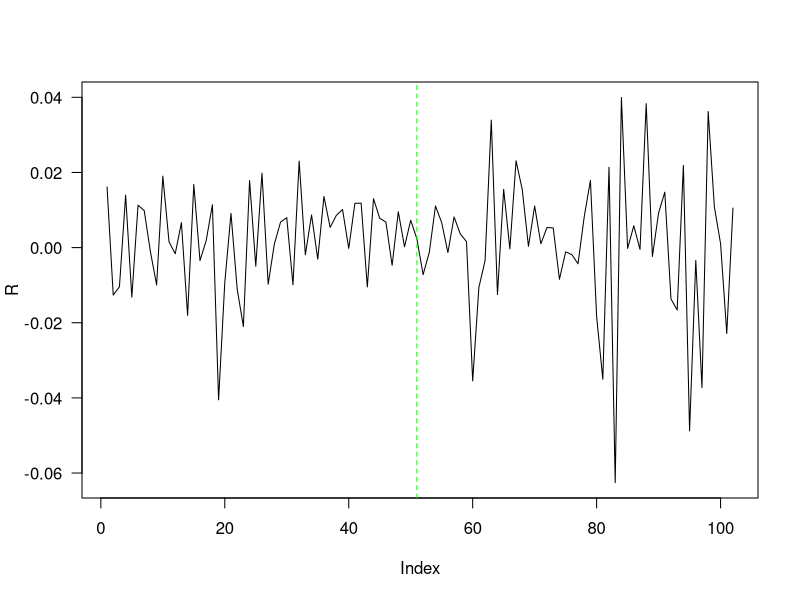
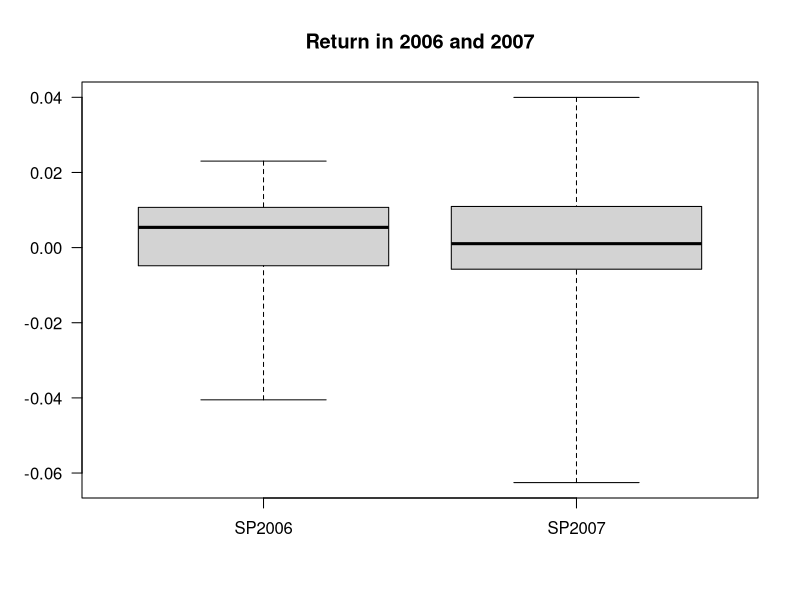
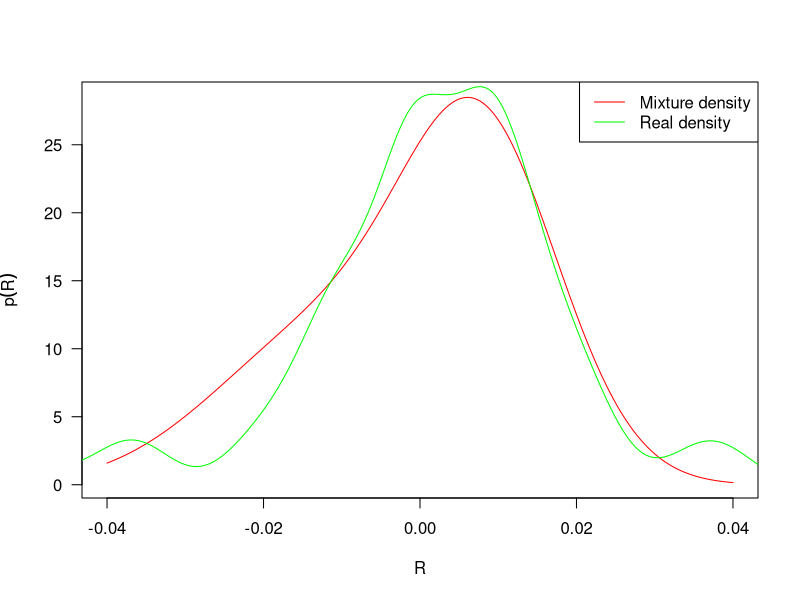
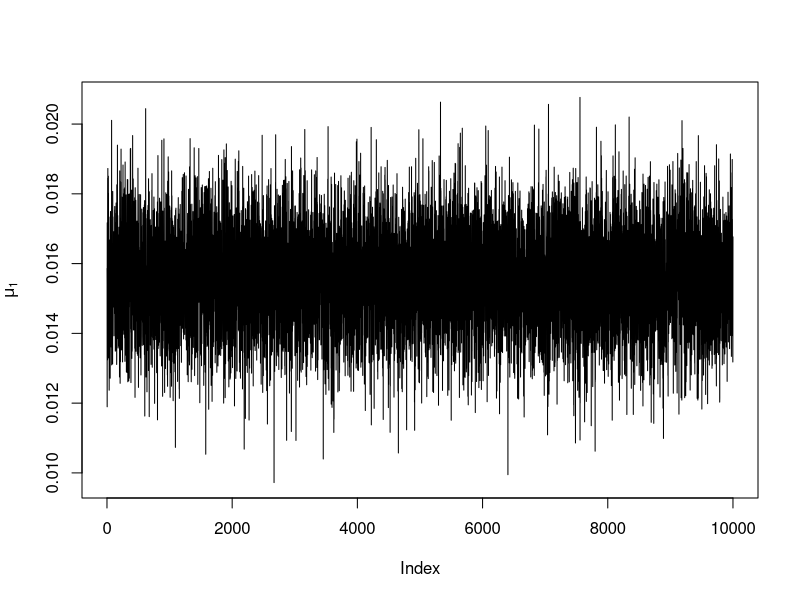
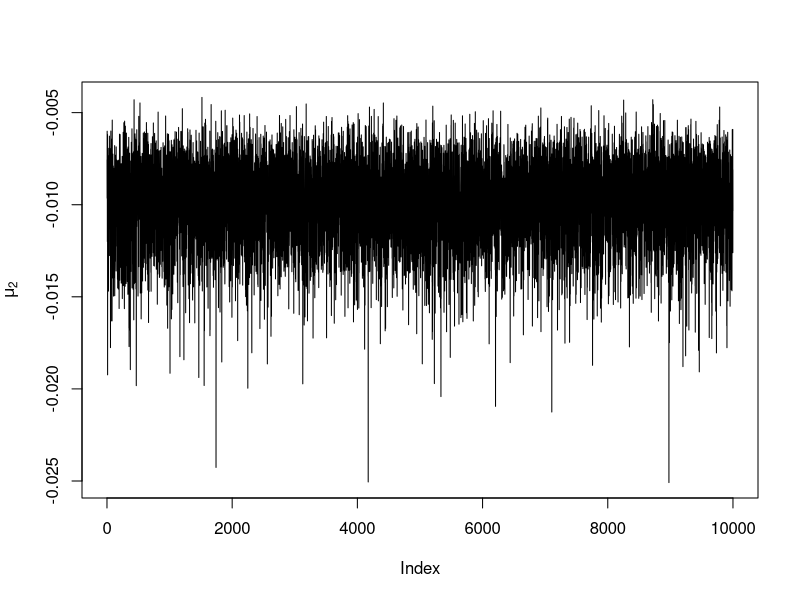
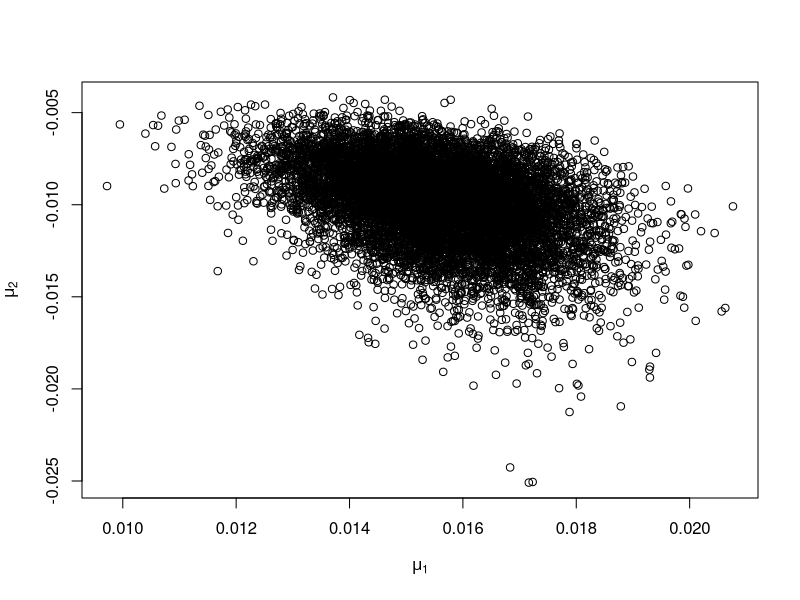
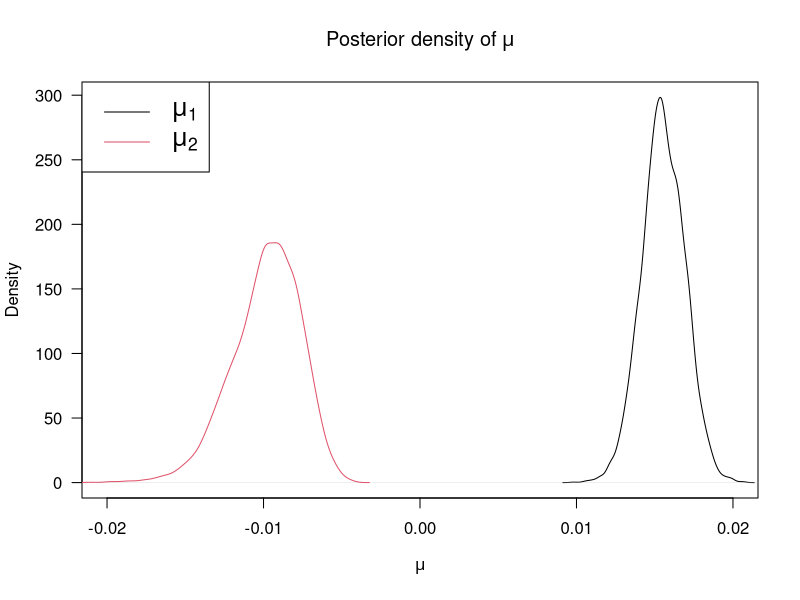
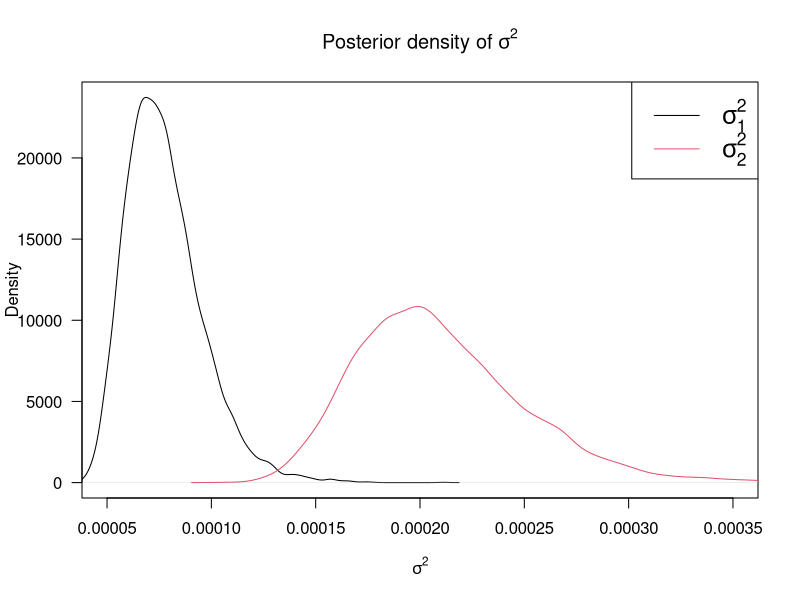

Write the R code that produced these figures, in order.
## ---- chunk 1
knitr::opts_chunk$set(echo = F)
library(coda)
library(MASS)
library(mvtnorm)

## ---- chunk 2
SP500.2006 <- read.csv("2006.txt",header = F)
SP500.2007 <- read.csv("2007.txt",header = F)
SP500 <- rbind(SP500.2006,SP500.2007)

r = c(4.35,4.44,4.42,4.51,4.6,4.66,4.7,4.69,4.74,4.76,4.77,4.78,4.83,4.82,4.91,4.98,4.98,5.02,4.99,
      4.97,5.07,5.05,5.15,5.22,5.30,5.29,5.26,5.22,5.16,5.11,5.07,5.06,5.07,5.03,5.02,4.99,5.00,4.89,4.87,
      5.02,5.04,5.08,4.95,5.02,5.04,5.01,4.98,4.90,4.95,4.96,4.99,
      4.98,5.01,5.08,5.09,5.09,5.09,5.06,5.05,4.9,4.91,4.89,4.90,4.92,4.90,4.90,4.82,4.96,4.96,4.96,4.99,
      4.98,4.97,4.93,4.99,4.98,4.95,4.82,4.89,4.41,4.10,4.24,4.28,4.12,4.06,4.03,4.10,4.03,4.11,4.23,4.11,3.91,3.98,
      4.04,3.71, 3.65,3.18,3.31,3.13,3.16,3.26,3.34
      )/365
# transfer annual rate to daily rate

R = c()
for (i in 2:nrow(SP500)){
  R = c(R, log(SP500$V2[i]/SP500$V2[i-1]))
}



## ---- chunk 3

plot(R, type = 'l', las = 1)
abline(v = length(R)/2, col = 'green', lty = 2)
# boxplot(R, las = 1)
# summary(R)

# plot(density(R),las = 1, xlab = 'R')

boxplot(list(SP2006 = R[1:round(length(R)/2)],SP2007 = R[round(length(R)/2):length(R)]),
        las = 1, range = 0, main = 'Return in 2006 and 2007')

# abline(v = 0.008, col = 3)
# abline(v = -0.001, col = 5)

# length(subset(R, R > 0.009))
# length(subset(R, R > 0.003 & R < 0.011))

# length(subset(R, R > -0.002 & R < 0.009))
# length(subset(R, R < -0.002))

## ---- chunk 4
# K = # of mixture normal models 
# T = total # of days
# pi = proportion of each normal model
# mu = mean of each normal
# theta = variance of each normal
# v_t ~ Uniform[0,1]
# Gt = k -> which normal model

mu = c(0.008, -0.012)
s2 = c(0.0001, 0.0002)
p = c(0.6, 0.4)
K = 2 # the number of mixed normal models

interval = seq(-0.04,0.04,0.0001)
plot(interval, p[1]*dnorm(interval, mu[1], sqrt(s2[1])) + p[2]*dnorm(interval, mu[2], sqrt(s2[2])), 
     col = 'red', las = 1, ylab = expression(p(R)), xlab = expression(R), type = 'l')
lines(density(R),col='green')
legend('topright',legend = c("Mixture density","Real density"), lty = c(1,1), col = c('red','green'))

## ---- chunk 5

# Fix K = 2, v_t = 0 (p. 595)

Psi.k = function(u){
  return(log(p[1]*exp(-u*mu[1] + u^2*s2[1]/2) + p[2]*exp(-u*mu[2] + u^2*s2[2]/2)))
}

Psi.vt = Psi.k(u = 0)
Psi.vt_1 = Psi.k(u = -1)

r_t = mean(r) #0.01

rho_t = r_t + Psi.vt - Psi.vt_1

Post.Gt.1 = p[1] * dnorm(R, mu[1] + rho_t,sqrt(s2[1]))/(p[1] * dnorm(R, mu[1] + rho_t,sqrt(s2[1])) + p[2] * dnorm(R, mu[2] + rho_t,sqrt(s2[2])))
Post.Gt.2 = p[2] * dnorm(R, mu[2] + rho_t,sqrt(s2[2]))/(p[1] * dnorm(R, mu[1] + rho_t,sqrt(s2[1])) + p[2] * dnorm(R, mu[2] + rho_t,sqrt(s2[2])))

model.num = c()
for (i in 1:length(R)){
  if (Post.Gt.1[i] > Post.Gt.2[i]){
    model.num = c(model.num,1)
  }
  else {model.num = c(model.num,2)}
}

# cbind(Post.Gt.1, Post.Gt.2, model.num)

x1 = length(subset(model.num, model.num == 1))
x2 = length(subset(model.num, model.num == 2))

# c(x1, x2)
## ---- chunk 6

a <- b <- 1
mu_0 <- mean(mu)
tao_0.sq <- 0.01^2
sigma_0.sq <- 0.01^2
v_0 <- 1

trace <- array(NA, dim = c(10000,5), dimnames=list(iteration=NULL, parameters = c('mu1', 'mu2','sigma1.sq','sigma2.sq','p')))
trace[1,] <- tr <- c(mean(R[model.num == 1]), mean(R[model.num == 2]), 
                     var(R[model.num == 1]), var(R[model.num == 2]), x1/(x1+x2))


x1 = length(subset(model.num, model.num == 1))
x2 = length(subset(model.num, model.num == 2))

R1 = R[model.num == 1]
R2 = R[model.num == 2]

R1.bar = mean(R[model.num == 1])
R2.bar = mean(R[model.num == 2])


for (i in 2:10000){
  new.p <- rbeta(1,  x1 + a, x2 + b)
  
  new.sigma1.sq <- 1/rgamma(1,0.5*(v_0 + x1),0.5*(v_0*sigma_0.sq + sum((R[model.num == 1]-tr[1])^2)))
  new.sigma2.sq <- 1/rgamma(1,0.5*(v_0 + x2),0.5*(v_0*sigma_0.sq + sum((R[model.num == 2]-tr[2])^2)))
  
  new.mu1 <- rnorm(1,(mu_0/tao_0.sq + x1*R1.bar/new.sigma1.sq)/(1/tao_0.sq + x1/new.sigma1.sq),
                      sqrt(1/(1/tao_0.sq + x1/new.sigma1.sq)))

  # new.mu2 <- rnorm(1,(mu_0/tao_0.sq + x2*R2.bar/new.sigma2.sq)/(1/tao_0.sq + x2/new.sigma2.sq),
                      # sqrt(1/(1/tao_0.sq + x2/new.sigma2.sq)))
 # A = 
 # b =
  
  # new.mu1 = rnorm(1,-A^(-1)*b,A^(-1))
  new.mu2 = -new.mu1*new.p/(1-new.p)
  
  trace[i,] <- tr <- c(new.mu1, new.mu2, new.sigma1.sq, new.sigma2.sq, new.p)
  
  }

## ---- chunk 7
plot(trace[,1],type = 'l',ylab=expression(mu[1]))
plot(trace[,2],type = 'l',ylab=expression(mu[2]))

plot(trace[,1],trace[,2],ylab=expression(mu[2]),xlab=expression(mu[1]))

## ---- chunk 8

plot(density(trace[,1]), type = 'l', ylab = 'Density', xlab = expression(mu),
     las = 1,xlim = c(-0.02,0.02),
     main = expression('Posterior density of'~mu))
lines(density(trace[,2]), type = 'l',col=2)
legend('topleft',legend = c(expression(mu[1]),expression(mu[2])), 
       col = c(1,2), lty = c(1,1), cex = 1.5)

plot(density(trace[,3]), type = 'l', ylab = 'Density', xlab = expression(sigma^2),
     las = 1, xlim = c(5e-5,3.5e-4),
     main = expression('Posterior density of'~sigma^2))
lines(density(trace[,4]), type = 'l', col = 2)
legend('topright',legend = c(expression(sigma[1]^2),expression(sigma[2]^2)), 
       col = c(1,2), lty = c(1,1), cex = 1.5)


plot(density(trace[,5]), type = 'l', ylab = 'Density', xlab = expression(pi),
     xlim = c(0.2,0.8), las = 1,
     main = expression('Posterior density of'~pi))
lines(density(1-trace[,5]), col=2)
legend('topleft',legend = c(expression(pi[1]),expression(pi[2])), 
       col = c(1,2), lty = c(1,1),cex = 1.5)

## ---- chunk 9

post.inf = apply(trace,2,FUN = function(x){return(c(mean(x),quantile(x,c(0.025,0.975))))})
row.names(post.inf)[1] = 'mean'
round(post.inf, 6)


## ---- chunk 10

mu.mcmc <- mcmc(trace[,1:2], start = 100)

autocorr.plot(mu.mcmc)

sigma.mcmc <- mcmc(trace[,3:4], start = 100)

autocorr.plot(sigma.mcmc)

t(as.matrix(c(effectiveSize(mu.mcmc), effectiveSize(sigma.mcmc))))
